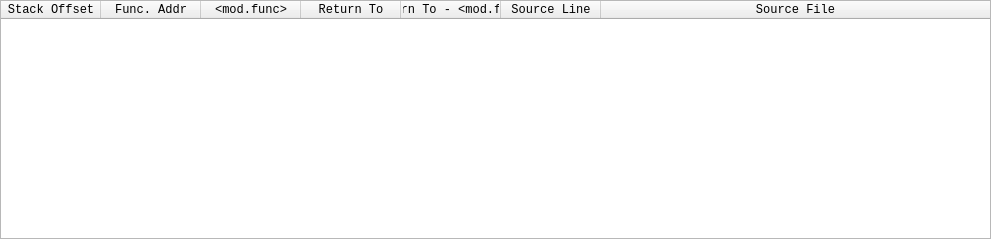
<?xml version="1.0" encoding="UTF-8"?>
<ui version="4.0">
 <class>qtDLGCallstack</class>
 <widget class="QDockWidget" name="qtDLGCallstack">
  <property name="geometry">
   <rect>
    <x>0</x>
    <y>0</y>
    <width>991</width>
    <height>239</height>
   </rect>
  </property>
  <property name="features">
   <set>QDockWidget::DockWidgetFloatable|QDockWidget::DockWidgetMovable</set>
  </property>
  <property name="windowTitle">
   <string>Call Stack View</string>
  </property>
  <widget class="QWidget" name="widget">
   <layout class="QGridLayout" name="gridLayout">
    <property name="margin">
     <number>0</number>
    </property>
    <item row="0" column="0">
     <widget class="QTableWidget" name="tblCallstack">
      <property name="sizePolicy">
       <sizepolicy hsizetype="Expanding" vsizetype="Expanding">
        <horstretch>0</horstretch>
        <verstretch>0</verstretch>
       </sizepolicy>
      </property>
      <property name="minimumSize">
       <size>
        <width>300</width>
        <height>140</height>
       </size>
      </property>
      <property name="maximumSize">
       <size>
        <width>16777215</width>
        <height>16777215</height>
       </size>
      </property>
      <property name="font">
       <font>
        <family>Lucida Console</family>
       </font>
      </property>
      <property name="contextMenuPolicy">
       <enum>Qt::CustomContextMenu</enum>
      </property>
      <property name="frameShadow">
       <enum>QFrame::Sunken</enum>
      </property>
      <property name="editTriggers">
       <set>QAbstractItemView::NoEditTriggers</set>
      </property>
      <property name="selectionBehavior">
       <enum>QAbstractItemView::SelectRows</enum>
      </property>
      <property name="horizontalScrollMode">
       <enum>QAbstractItemView::ScrollPerPixel</enum>
      </property>
      <property name="showGrid">
       <bool>false</bool>
      </property>
      <attribute name="horizontalHeaderHighlightSections">
       <bool>false</bool>
      </attribute>
      <attribute name="horizontalHeaderStretchLastSection">
       <bool>true</bool>
      </attribute>
      <attribute name="verticalHeaderVisible">
       <bool>false</bool>
      </attribute>
      <attribute name="verticalHeaderDefaultSectionSize">
       <number>11</number>
      </attribute>
      <attribute name="verticalHeaderMinimumSectionSize">
       <number>11</number>
      </attribute>
      <column>
       <property name="text">
        <string>Stack Offset</string>
       </property>
      </column>
      <column>
       <property name="text">
        <string>Func. Addr</string>
       </property>
      </column>
      <column>
       <property name="text">
        <string>&lt;mod.func&gt;</string>
       </property>
      </column>
      <column>
       <property name="text">
        <string>Return To</string>
       </property>
      </column>
      <column>
       <property name="text">
        <string>Return To - &lt;mod.func&gt;</string>
       </property>
      </column>
      <column>
       <property name="text">
        <string>Source Line</string>
       </property>
      </column>
      <column>
       <property name="text">
        <string>Source File</string>
       </property>
      </column>
     </widget>
    </item>
   </layout>
  </widget>
 </widget>
 <layoutdefault spacing="6" margin="11"/>
 <resources/>
 <connections/>
</ui>
